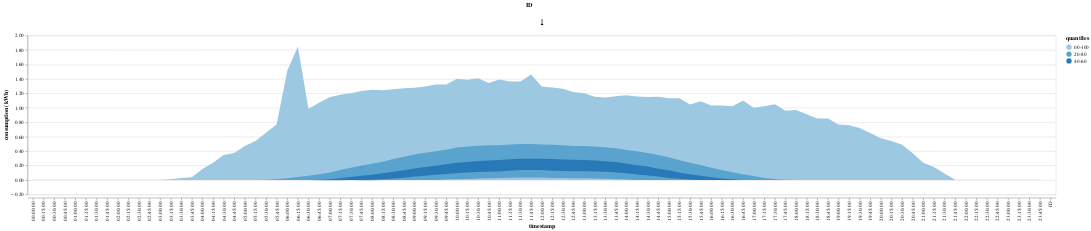

Notebook source saved alongside this figure:
### Code cell
injection_temp = injection.reset_index().drop(columns=['date'])
injection_temp['ID']=1
plot_df_injection = injection_temp.groupby('ID').apply(data_df_to_quantiles).droplevel(1).reset_index()[1:]
plot_df_injection['timestamp'] = plot_df_injection['timestamp'].apply(lambda x: str(x))
area_chart = alt.Chart(plot_df_injection).mark_area().encode(
    x = 'timestamp', 
    y= alt.Y('min:Q',title = 'consumption (kWh)',axis = alt.Axis(format = '.2f')),  
    y2='max:Q', 
    color= 'quantiles:O',    
    column = alt.Column('ID',  header=alt.Header(labelFontSize=15))
).resolve_scale(y = 'shared').resolve_axis(y= 'independent').interactive(bind_x = False).configure_legend(labelLimit= 0)
area_chart

### Figure 1 — Vega-Lite specification as saved in the notebook (floating-point values rounded to 4 significant figures; data arrays with more than 128 entries replaced by an {"elided": "..."} marker saying what was removed)
{"$schema": "https://vega.github.io/schema/vega-lite/v4.17.0.json", "config": {"legend": {"labelLimit": 0}, "view": {"continuousHeight": 300, "continuousWidth": 400}}, "data": {"name": "data-6036fb7dbf6a6a45dd9f17ab44be9af7"}, "datasets": {"data-6036fb7dbf6a6a45dd9f17ab44be9af7": {"elided": "290 records"}}, "encoding": {"color": {"field": "quantiles", "type": "ordinal"}, "column": {"field": "ID", "header": {"labelFontSize": 15}, "type": "quantitative"}, "x": {"field": "timestamp", "type": "nominal"}, "y": {"axis": {"format": ".2f"}, "field": "min", "title": "consumption (kWh)", "type": "quantitative"}, "y2": {"field": "max"}}, "mark": "area", "resolve": {"axis": {"y": "independent"}, "scale": {"y": "shared"}}, "selection": {"selector008": {"bind": "scales", "encodings": ["y"], "type": "interval"}}}
